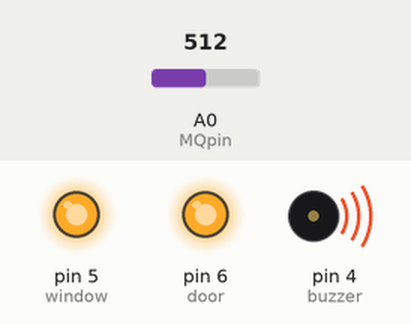
The sketch below on a simulated Arduino Uno, built with avr-gcc and run on an emulated ATmega328P. Shown: output pins drawn as LEDs (lit = HIGH), buzzer (waves = sounding, pin HIGH). The inputs (shaded band) are chosen by the test bench; at power-on: A0 (MQpin) = 512. What the sketch prints to the serial monitor is not drawn.

Above: at 0.2 s.
Timing chart, 0 to 1.7 s (numbered marks = the images above):
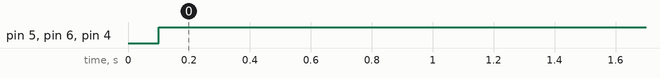

Measured:
- by itself, pin 5 (window), pin 6 (door), pin 4 (buzzer): LOW → HIGH at 0.10 s

The sketch:

FireSafety.ino
```cpp
#include <dht11.h>


//global varaibles
dht11 DHT;
int MQpin = A0;
int DHTpin = 8;
int lpg, co, smoke;
int buzzer = 4;
int window = 5;
int door = 6;
int active = HIGH;
int inactive = LOW;
int smokeThreshold = 300;

void setup(){
  Serial.begin(9600);
  pinMode(buzzer, OUTPUT);
  pinMode(window,OUTPUT);
  pinMode(door,OUTPUT);
  pinMode(DHTpin, OUTPUT);

}


void loop()

{

  float smokeValues= analogRead(A0);

  Serial.println(smokeValues);

  delay(100);

 if (Serial.available()>0)
 {
   //Read serial input
   int value = Serial.read();

   if (value == '1')
   {
     digitalWrite(window,active);
   }

   else if (value == '2')
   {
     digitalWrite(window,inactive);
   }

   else if (value == '3')
   {
     digitalWrite(door,active);
   }

   else if (value == '4')
   {
     digitalWrite(door,inactive);
   }


 }

  if (smokeValues > smokeThreshold)
  {
    digitalWrite(window,active);
    digitalWrite(door,active);
    digitalWrite(buzzer,active);
  }

  delay(1000);


}
```
